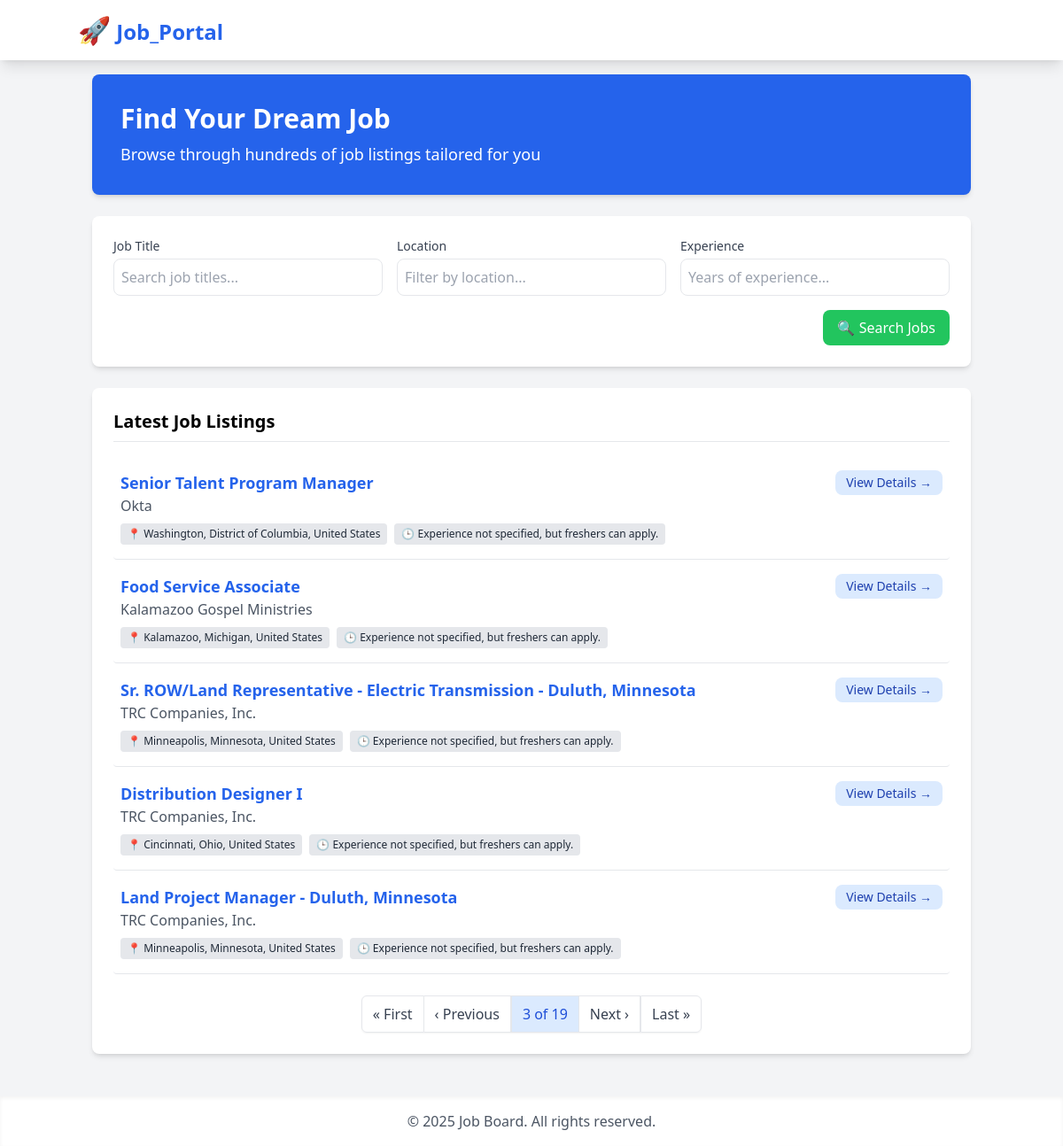
/?page=3, run on the app's committed database.
### jobs/models.py (models this page shows, shortened)
class Job(models.Model):
    title = models.CharField(max_length=255)
    company = models.CharField(max_length=255)
    location = models.CharField(max_length=255)
    experience = models.CharField(max_length=100)
    link = models.URLField()
    posted_on = models.DateTimeField(auto_now_add=True)

### jobs/views.py (the view)
# urls.py: path('', views.job_list, name='job-list'),
def job_list(request):
    update_jobs()
    query = request.GET.get("search", "")
    location = request.GET.get("location", "")
    experience = request.GET.get("experience", "")
    jobs = Job.objects.all().order_by('-posted_on')
    if query:
        jobs = jobs.filter(title__icontains=query)
    if location:
        jobs = jobs.filter(location__icontains=location)
    if experience:
        jobs = jobs.filter(experience__icontains=experience)
    paginator = Paginator(jobs, 5)
    page_number = request.GET.get("page")
    page_obj = paginator.get_page(page_number)
    all_locations = Job.objects.values_list('location', flat=True).distinct()
    all_experiences = Job.objects.values_list('experience', flat=True).distinct()
    context = {
        "page_obj": page_obj,
        "query": query,
        "location": location,
        "experience": experience,
        "all_locations": all_locations,
        "all_experiences": all_experiences,
    }
    return render(request, "jobs/job_list.html", context)

### jobs/views.py (called while the page is built, shortened)
def update_jobs():
    last_job = Job.objects.order_by('-posted_on').first()

### jobs/templates/jobs/job_list.html (shortened to what this page needs)
{% extends 'jobs/base.html' %}
{% block content %}
    <div class="bg-blue-600 dark:bg-blue-800 text-white p-8 rounded-lg shadow-md mb-6">
        <h1 class="text-3xl font-bold mb-2">Find Your Dream Job</h1>
        <p class="text-lg">Browse through hundreds of job listings tailored for you</p>
    </div>
    <div class="bg-white dark:bg-gray-800 rounded-lg shadow-md p-6 mb-6">
        <form method="GET" class="space-y-4">
            <div class="grid grid-cols-1 md:grid-cols-3 gap-4">
                <div>
                    <label for="search" class="block text-sm font-medium text-gray-700 dark:text-gray-300 mb-1">Job Title</label>
                    <input type="text" id="search" name="search" value="{{ query }}"
                           placeholder="Search job titles..."
                           class="w-full p-2 border dark:border-gray-600 rounded-lg bg-white dark:bg-gray-700">
                </div>
                <div>
                    <label for="location" class="block text-sm font-medium text-gray-700 dark:text-gray-300 mb-1">Location</label>
                    <input type="text" id="location" name="location" value="{{ location }}"
                           placeholder="Filter by location..."
                           class="w-full p-2 border dark:border-gray-600 rounded-lg bg-white dark:bg-gray-700">
                </div>
                <div>
                    <label for="experience" class="block text-sm font-medium text-gray-700 dark:text-gray-300 mb-1">Experience</label>
                    <input type="text" id="experience" name="experience" value="{{ experience }}"
                           placeholder="Years of experience..."
                           class="w-full p-2 border dark:border-gray-600 rounded-lg bg-white dark:bg-gray-700">
                </div>
            </div>
            <div class="flex justify-end">
                <button type="submit" class="bg-green-500 hover:bg-green-600 text-white py-2 px-4 rounded-lg transition-all">
                    🔍 Search Jobs
                </button>
            </div>
        </form>
    </div>
    <div class="bg-white dark:bg-gray-800 rounded-lg shadow-md p-6">
        <h2 class="text-xl font-bold mb-4 border-b pb-2">Latest Job Listings</h2>
        {% if page_obj %}
            {% for job in page_obj %}
                <div class="border-b dark:border-gray-700 py-4 transition-all hover:bg-gray-50 dark:hover:bg-gray-700 px-2 rounded">
                    <div class="flex flex-col md:flex-row justify-between">
                        <div>
                            <h3 class="text-lg font-semibold text-blue-600 dark:text-blue-400">{{ job.title }}</h3>
                            <p class="text-gray-600 dark:text-gray-300">{{ job.company }}</p>
                            <div class="flex flex-wrap gap-2 mt-2">
                                <span class="bg-gray-200 dark:bg-gray-700 text-gray-800 dark:text-gray-300 px-2 py-1 rounded text-xs">
                                    📍 {{ job.location }}
                                </span>
                                <span class="bg-gray-200 dark:bg-gray-700 text-gray-800 dark:text-gray-300 px-2 py-1 rounded text-xs">
                                    🕒 {{ job.experience }}
                                </span>
                            </div>
                        </div>
                        <div class="mt-3 md:mt-0">
                            <a href="{% url 'job-detail' job.pk %}"
                               class="bg-blue-100 hover:bg-blue-200 dark:bg-blue-900 dark:hover:bg-blue-800
                                     text-blue-800 dark:text-blue-200 py-1 px-3 rounded-lg text-sm inline-block transition-all">
                                View Details →
                            </a>
                        </div>
                    </div>
                </div>
            {% endfor %}
            <div class="flex justify-center mt-6">
                <div class="inline-flex rounded-md shadow-sm">
                    {% if page_obj.has_previous %}
                        <a href="?page=1{% if query %}&search={{ query }}{% endif %}{% if location %}&location={{ location }}{% endif %}{% if experience %}&experience={{ experience }}{% endif %}"
                           class="py-2 px-3 bg-white dark:bg-gray-700 text-gray-700 dark:text-gray-200 border rounded-l-md">
                            « First
                        </a>
                        <a href="?page={{ page_obj.previous_page_number }}{% if query %}&search={{ query }}{% endif %}{% if location %}&location={{ location }}{% endif %}{% if experience %}&experience={{ experience }}{% endif %}"
                           class="py-2 px-3 bg-white dark:bg-gray-700 text-gray-700 dark:text-gray-200 border-t border-b border-r">
                            ‹ Previous
                        </a>
                    {% endif %}
                    <span class="py-2 px-3 bg-blue-100 dark:bg-blue-900 text-blue-700 dark:text-blue-200 border">
                        {{ page_obj.number }} of {{ page_obj.paginator.num_pages }}
                    </span>
                    {% if page_obj.has_next %}
                        <a href="?page={{ page_obj.next_page_number }}{% if query %}&search={{ query }}{% endif %}{% if location %}&location={{ location }}{% endif %}{% if experience %}&experience={{ experience }}{% endif %}"
                           class="py-2 px-3 bg-white dark:bg-gray-700 text-gray-700 dark:text-gray-200 border-t border-b border-r">
                            Next ›
                        </a>
                        <a href="?page={{ page_obj.paginator.num_pages }}{% if query %}&search={{ query }}{% endif %}{% if location %}&location={{ location }}{% endif %}{% if experience %}&experience={{ experience }}{% endif %}"
                           class="py-2 px-3 bg-white dark:bg-gray-700 text-gray-700 dark:text-gray-200 border rounded-r-md">
                            Last »
                        </a>
                    {% endif %}
                </div>
            </div>
        {% else %}
            <div class="text-center py-8">
                <p class="text-gray-600 dark:text-gray-400">No jobs found matching your criteria.</p>
                <a href="{% url 'job-list' %}" class="text-blue-600 dark:text-blue-400 underline mt-2 inline-block">Clear filters</a>
            </div>
        {% endif %}
    </div>
{% endblock %}

### data on the page
Job: title "Senior Talent Program Manager", company "Okta", location "Washington, District of Columbia, United States", experience "Experience not specified, but freshers can apply."
Job: title "Food Service Associate", company "Kalamazoo Gospel Ministries", location "Kalamazoo, Michigan, United States", experience "Experience not specified, but freshers can apply."
Job: title "Sr. ROW/Land Representative - Electric Transmission - Duluth, Minnesota", company "TRC Companies, Inc.", location "Minneapolis, Minnesota, United States", experience "Experience not specified, but freshers can apply."
Job: title "Distribution Designer I", company "TRC Companies, Inc.", location "Cincinnati, Ohio, United States", experience "Experience not specified, but freshers can apply."
Job: title "Land Project Manager - Duluth, Minnesota", company "TRC Companies, Inc.", location "Minneapolis, Minnesota, United States", experience "Experience not specified, but freshers can apply."

### other printed values
{{ page_obj.number }} "3"
{{ page_obj.paginator.num_pages }} "19"
